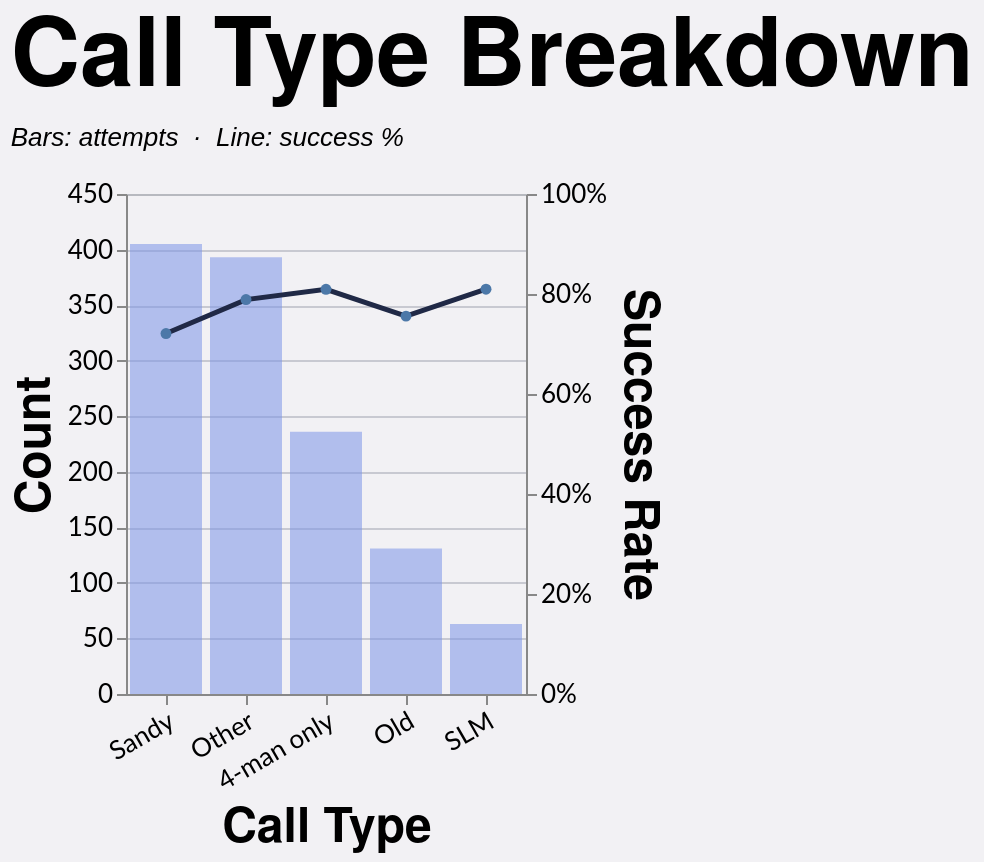

Specify this chart in Vega-Lite:
### Vega-Lite specification from a JSON file in a GitHub repository (floating-point values rounded to 4 significant figures; data arrays with more than 128 entries replaced by an {"elided": "..."} marker saying what was removed)
{"config": {"axis": {"labelFont": "Lato, sans-serif", "titleFont": "PT Sans Narrow, Helvetica Neue, Helvetica, Arial, sans-serif", "labelFontSize": 13, "titleFontSize": 24, "gridColor": "#202947", "gridOpacity": 0.2}, "header": {"labelFont": "PT Sans Narrow, Helvetica Neue, Helvetica, Arial, sans-serif", "titleFont": "PT Sans Narrow, Helvetica Neue, Helvetica, Arial, sans-serif", "labelFontSize": 24, "titleFontSize": 28, "labelFontWeight": "bold", "orient": "left"}, "legend": {"labelFont": "Lato, sans-serif", "titleFont": "PT Sans Narrow, Helvetica Neue, Helvetica, Arial, sans-serif", "labelFontSize": 14, "titleFontSize": 16, "titlePadding": 5, "fillColor": "white", "strokeColor": "black", "padding": 10, "titleFontWeight": "lighter", "titleFontStyle": "italic", "titleColor": "gray", "offset": 10}, "title": {"font": "PT Sans Narrow, Helvetica Neue, Helvetica, Arial, sans-serif", "fontSize": 48, "fontWeight": "bold", "anchor": "start", "align": "center", "titlePadding": 20, "subtitlePadding": 10, "subtitleFontSize": 13, "subtitleColor": "", "subtitleFontStyle": "italic", "offset": 15, "color": "black"}, "axisX": {"labelAngle": 0}, "facet": {"title": null, "header": null, "align": {"row": "each", "column": "each"}}, "resolve": {"scale": {"y": "independent", "facet": "independent"}}, "background": "#f2f1f4"}, "layer": [{"mark": {"type": "bar", "color": "#7d96e8", "opacity": 0.55}, "encoding": {"tooltip": [{"field": "call_type", "title": "Call Type", "type": "nominal"}, {"field": "won", "format": ",.0f", "title": "Won", "type": "quantitative"}, {"field": "attempts", "format": ",.0f", "title": "Attempts", "type": "quantitative"}, {"field": "success_rate", "format": ".1%", "title": "Success Rate", "type": "quantitative"}], "x": {"axis": {"labelAngle": -30}, "field": "call_type", "sort": "-y", "title": "Call Type", "type": "nominal"}, "y": {"axis": {"format": ",.0f", "orient": "left"}, "field": "attempts", "title": "Count", "type": "quantitative"}}, "transform": [{"filter": "(loSquad == 'All' || datum.squad == loSquad) && (loGameType == 'All' || (loGameType == 'League + Cup' && (datum.game_type == 'League' || datum.game_type == 'Cup')) || (loGameType == 'League only' && datum.game_type == 'League') || datum.game_type == loGameType) && (loOpposition == 'All' || datum.opposition == loOpposition) && (loThrower == 'All' || datum.thrower == loThrower) && (loJumper == 'All' || datum.jumper == loJumper) && (loArea == 'All' || datum.area == loArea) && (loNumbers == 'All' || datum.numbers == loNumbers) && (loCall == 'All' || datum.call == loCall) && (loCallType == 'All' || datum.call_type == loCallType)"}, {"filter": "(loSeason == 'All' || datum.season == loSeason)"}, {"aggregate": [{"op": "count", "as": "attempts"}, {"op": "sum", "field": "won", "as": "won"}], "groupby": ["call_type"]}, {"calculate": "datum.won / datum.attempts", "as": "success_rate"}]}, {"mark": {"type": "line", "color": "#202946", "point": true, "strokeWidth": 2.5}, "encoding": {"tooltip": [{"field": "call_type", "title": "Call Type", "type": "nominal"}, {"field": "won", "format": ",.0f", "title": "Won", "type": "quantitative"}, {"field": "attempts", "format": ",.0f", "title": "Attempts", "type": "quantitative"}, {"field": "success_rate", "format": ".1%", "title": "Success Rate", "type": "quantitative"}], "x": {"axis": {"labelAngle": -30}, "field": "call_type", "sort": "-y", "title": "Call Type", "type": "nominal"}, "y": {"axis": {"format": "%", "orient": "right"}, "field": "success_rate", "scale": {"domain": [0, 1]}, "title": "Success Rate", "type": "quantitative"}}, "transform": [{"filter": "(loSquad == 'All' || datum.squad == loSquad) && (loGameType == 'All' || (loGameType == 'League + Cup' && (datum.game_type == 'League' || datum.game_type == 'Cup')) || (loGameType == 'League only' && datum.game_type == 'League') || datum.game_type == loGameType) && (loOpposition == 'All' || datum.opposition == loOpposition) && (loThrower == 'All' || datum.thrower == loThrower) && (loJumper == 'All' || datum.jumper == loJumper) && (loArea == 'All' || datum.area == loArea) && (loNumbers == 'All' || datum.numbers == loNumbers) && (loCall == 'All' || datum.call == loCall) && (loCallType == 'All' || datum.call_type == loCallType)"}, {"filter": "(loSeason == 'All' || datum.season == loSeason)"}, {"aggregate": [{"op": "count", "as": "attempts"}, {"op": "sum", "field": "won", "as": "won"}], "groupby": ["call_type"]}, {"calculate": "datum.won / datum.attempts", "as": "success_rate"}]}], "data": {"name": "data-9f78a8a80e26132ebc7aef6a8d9c7f48"}, "height": 250, "params": [{"name": "loSquad", "value": "All"}, {"name": "loSeason", "value": "All"}, {"name": "loGameType", "value": "All"}, {"name": "loOpposition", "value": "All"}, {"name": "loThrower", "value": "All"}, {"name": "loJumper", "value": "All"}, {"name": "loArea", "value": "All"}, {"name": "loNumbers", "value": "All"}, {"name": "loCall", "value": "All"}, {"name": "loCallType", "value": "All"}], "resolve": {"scale": {"y": "independent"}}, "title": {"text": "Call Type Breakdown", "subtitle": "Bars: attempts  ·  Line: success %"}, "width": {"step": 40}, "$schema": "https://vega.github.io/schema/vega-lite/v5.20.1.json", "datasets": {"data-9f78a8a80e26132ebc7aef6a8d9c7f48": {"elided": "1228 records"}}}
